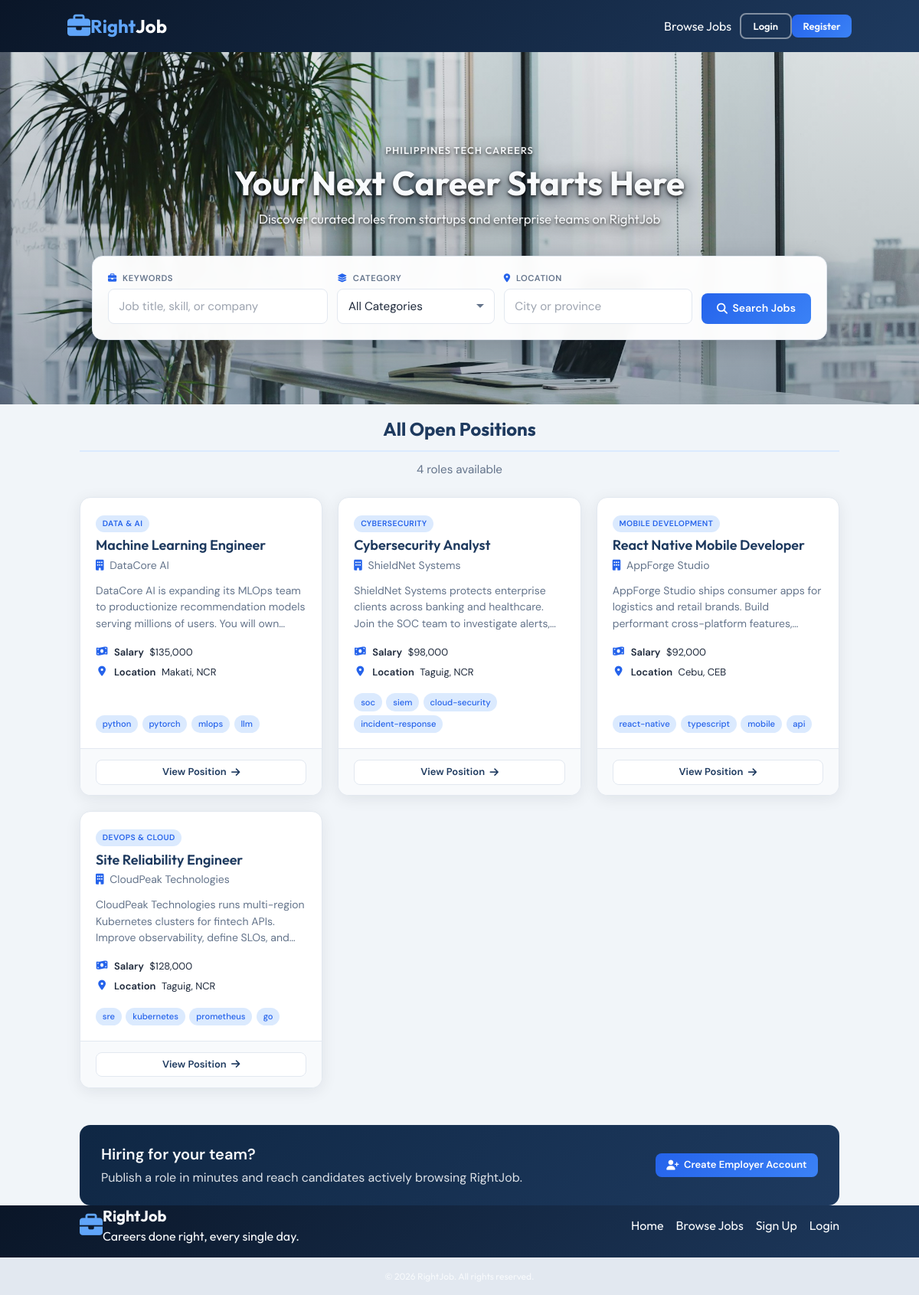
The page /listings on the database its author committed.
### tables this page shows
CREATE TABLE IF NOT EXISTS listings (
    id INT AUTO_INCREMENT PRIMARY KEY,
    title VARCHAR(255) NOT NULL,
    description TEXT NOT NULL,
    salary VARCHAR(50) NOT NULL,
    tags VARCHAR(255) DEFAULT NULL,
    company VARCHAR(255) DEFAULT NULL,
    address VARCHAR(255) DEFAULT NULL,
    city VARCHAR(100) NOT NULL,
    state VARCHAR(50) NOT NULL,
    phone VARCHAR(50) DEFAULT NULL,
    email VARCHAR(255) NOT NULL,
    requirements TEXT DEFAULT NULL,
    benefits TEXT DEFAULT NULL,
    category VARCHAR(50) DEFAULT NULL,
    user_id INT NOT NULL,
    created_at TIMESTAMP DEFAULT CURRENT_TIMESTAMP,
    FOREIGN KEY (user_id) REFERENCES users(id) ON DELETE CASCADE
);

### App/controllers/ListingController.php (called while the page is built, shortened)
<?php
class ListingController
{
    protected $db;
    public function __construct()
    {
        $config = require basePath('config/db.php');
        $this->db = new Database($config);
    }
    public function index()
    {
        $query = 'SELECT * FROM listings WHERE 1=1';
        $params = [];
        $keywords = trim($_GET['keywords'] ?? '');
        $location = trim($_GET['location'] ?? '');
        $category = trim($_GET['category'] ?? '');
        $query .= ' ORDER BY created_at DESC';
        $listings = $this->db->query($query, $params)->fetchAll();
        loadView('listings/index', [
            'pageTitle' => 'Browse Jobs — RightJob',
            'listings' => $listings,
            'keywords' => $keywords,
            'location' => $location,
            'category' => $category,
        ]);
    }
}

### public/index.php (called while the page is built, shortened)
<?php
require '../helpers.php';
$router = new Router();
$router->route(normalizeUri());

### Framework/Database.php (called while the page is built, shortened)
<?php
class Database
{
    public $conn;
    public function __construct($config)
    {
        $dsn = "mysql:host={$config['host']};port={$config['port']};dbname={$config['dbname']}";
        $options = [PDO::ATTR_ERRMODE => PDO::ERRMODE_EXCEPTION, PDO::ATTR_DEFAULT_FETCH_MODE => PDO::FETCH_OBJ];
        try {
            $this->conn = new PDO($dsn, $config['username'], $config['password'], $options);
        } catch (\PDOException $e) {
            throw new Exception('Database failed connection: ' . $e->getMessage());
        }
    }
    public function query($query, $params = [])
    {
        try {
            $sth = $this->conn->prepare($query);
            $sth->execute();
            return $sth;
        } catch (PDOException $e) {
            throw new Exception("Query failed{$e->getMessage()}");
        }
    }
}

### App/views/partials/listing-card.php (the view)
<article class="job-card">
    <div class="job-card__body">
        <div class="job-card__header">
            <?php if (!empty($listing->category)) : ?>
                <span class="category-badge"><?= e(categoryLabel($listing->category)) ?></span>
            <?php endif; ?>
            <h2 class="job-card__title"><?= e($listing->title) ?></h2>
            <?php if (!empty($listing->company)) : ?>
                <p class="job-card__company">
                    <i class="fa fa-building" aria-hidden="true"></i>
                    <?= e($listing->company) ?>
                </p>
            <?php endif; ?>
        </div>
        <p class="job-card__description"><?= e($listing->description) ?></p>
        <ul class="job-card__meta">
            <li>
                <i class="fa fa-money-bill-wave" aria-hidden="true"></i>
                <span><strong>Salary</strong> <?= formatSalary($listing->salary) ?></span>
            </li>
            <li>
                <i class="fa fa-location-dot" aria-hidden="true"></i>
                <span><strong>Location</strong> <?= e($listing->city) ?>, <?= e($listing->state) ?></span>
            </li>
        </ul>
        <?php $tags = formatTagList($listing->tags ?? null); ?>
        <?php if (!empty($tags)) : ?>
            <div class="job-card__tags">
                <?php foreach (array_slice($tags, 0, 4) as $tag) : ?>
                    <span class="tag-pill"><?= e($tag) ?></span>
                <?php endforeach; ?>
            </div>
        <?php endif; ?>
    </div>
    <div class="job-card__footer">
        <a href="<?= url('/listings/' . $listing->id) ?>" class="btn btn--secondary btn--sm">
            View Position <i class="fa fa-arrow-right" aria-hidden="true"></i>
        </a>
    </div>
</article>

### Framework/Router.php (shortened to what this page needs)
<?php
class Router
{
    protected $routes = [];
    public function registerRoute($method, $uri, $action)
    {
        list($controller, $controllerMethod) = explode('@', $action);
        $this->routes[] = [
            'method' => $method,
            'uri' => $uri,
            'controller' => $controller,
            'controllerMethod' => $controllerMethod
        ];
    }
    public function route($uri)
    {
        $requestMethod = $_SERVER['REQUEST_METHOD'];
        foreach ($this->routes as $route) {
            $uriSegments = $uri === '/' ? [] : explode('/', trim($uri, '/'));
            $routeSegments = $route['uri'] === '/' ? [] : explode('/', trim($route['uri'], '/'));
            if (count($uriSegments) === count($routeSegments) && strtoupper($route['method']) === strtoupper($requestMethod)) {
                $params = [];
                $match = true;
                for ($i = 0; $i < count($uriSegments); $i++) {
                    if ($routeSegments[$i] !== $uriSegments[$i] && !preg_match('/\{(.+?)\}/', $routeSegments[$i])) {
                        $match = false;
                        break;
                    }
                }
                if ($match) {
                    $controllerMethod = $route['controllerMethod'];
                    $controllerInstance = new $controller();
                    $controllerInstance->$controllerMethod($params);
                    return;
                }
            }
        }
    }
}

### App/views/listings/index.view.php (shortened to what this page needs)
<?= loadPartial('head') ?>
<?= loadPartial('navbar') ?>
<?= loadPartial('showcase-search', [
    'keywords' => $keywords ?? '',
    'location' => $location ?? '',
    'category' => $category ?? '',
]) ?>
<section class="container mx-auto p-4 mt-6">
    <h2 class="section-title text-2xl">
        <?php if (!empty($keywords) || !empty($location) || !empty($category)) : ?>
            Search Results
        <?php else : ?>
            All Open Positions
        <?php endif; ?>
    </h2>
    <p class="section-intro">
        <?= count($listings) ?> <?= count($listings) === 1 ? 'role' : 'roles' ?> available
    </p>
    <?php if (empty($listings)) : ?>
        <div class="panel empty-state">
            <p>No positions match your search. Try different keywords, category, or location.</p>
            <a href="<?= url('/listings') ?>" class="btn btn--primary">View All Jobs</a>
        </div>
    <?php else : ?>
        <div class="jobs-grid">
            <?php foreach ($listings as $listing) : ?>
                <?php require basePath('App/views/partials/listing-card.php'); ?>
            <?php endforeach; ?>
        </div>
    <?php endif; ?>
</section>
<?= loadPartial('bottom-banner') ?>
<?= loadPartial('footer') ?>

### public/css/style.css (style rules this page uses)
html { line-height: 1.5; -webkit-text-size-adjust: 100%; -moz-tab-size: 4; -o-tab-size: 4; tab-size: 4; font-family: ui-sans-serif, system-ui, -apple-system, BlinkMacSystemFont, "Segoe UI", Roboto, "Helvetica Neue", Arial, "Noto Sans", sans-serif, "Apple Color Emoji", "Segoe UI Emoji", "Segoe UI Symbol", "Noto Color Emoji"; font-feature-settings: normal; font-variation-settings: normal; }
body { margin: 0; line-height: inherit; }
h1, h2, h3, h4, h5, h6 { font-size: inherit; font-weight: inherit; }
a { color: inherit; text-decoration: inherit; }
b, strong { font-weight: bolder; }
blockquote, dl, dd, h1, h2, h3, h4, h5, h6, hr, figure, p, pre { margin: 0; }
ol, ul, menu { list-style: none; margin: 0; padding: 0; }
.container { width: 100%; }
@media (min-width: 640px) { .container { max-width: 640px; } }
@media (min-width: 768px) { .container { max-width: 768px; } }
@media (min-width: 1024px) { .container { max-width: 1024px; } }
.mx-auto { margin-left: auto; margin-right: auto; }
.bg-gray-100 { --tw-bg-opacity: 1; background-color: rgb(243 244 246 / var(--tw-bg-opacity)); }
.p-4 { padding: 1rem; }
.text-2xl { font-size: 1.5rem; line-height: 2rem; }

### rows shown on the page
listings: category "DATA & AI", title "Machine Learning Engineer", company "DataCore AI", description "DataCore AI is expanding its MLOps team to productionize recommendation models serving millions of users. You will…", salary "$135,000", city "Makati", state "NCR", tags "python", tags "pytorch", tags "mlops", tags "llm"
listings: category "CYBERSECURITY", title "Cybersecurity Analyst", company "ShieldNet Systems", description "ShieldNet Systems protects enterprise clients across banking and healthcare. Join the SOC team to investigate…", salary "$98,000", city "Taguig", state "NCR", tags "soc", tags "siem", tags "cloud-security", tags "incident-response"
listings: category "MOBILE DEVELOPMENT", title "React Native Mobile Developer", company "AppForge Studio", description "AppForge Studio ships consumer apps for logistics and retail brands. Build performant cross-platform…", salary "$92,000", city "Cebu", state "CEB", tags "react-native", tags "typescript", tags "mobile", tags "api"
listings: category "DEVOPS & CLOUD", title "Site Reliability Engineer", company "CloudPeak Technologies", description "CloudPeak Technologies runs multi-region Kubernetes clusters for fintech APIs. Improve observability, define SLOs,…", salary "$128,000", city "Taguig", state "NCR", tags "sre", tags "kubernetes", tags "prometheus", tags "go"

### other values the page prints
count($listings) "4"
form field category "All Categories"
